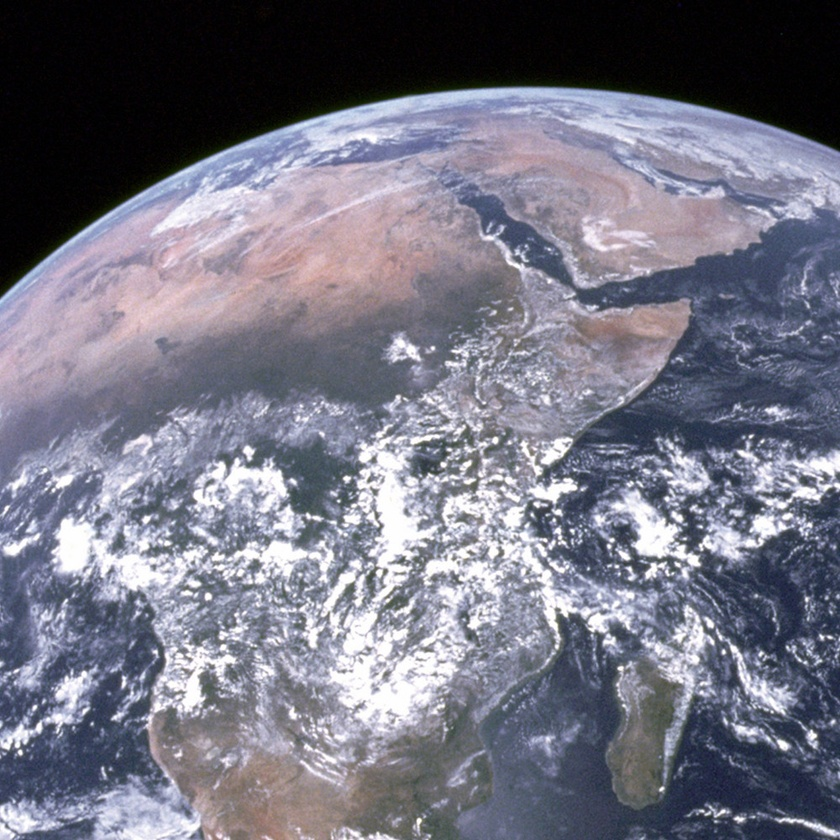
#> input picture ex5_noise/world.jpg, 840 x 840 px, shrunk from 1000 x 1000 before the run
$ jupyter execute --allow-errors ex1_noise.ipynb   (shell and % lines are left out)
#> lines starting #> are read from the running program, lines starting #| are printed output that depends on the picture
6.12.2020

### Image Processing in Physics

#### Julia Herzen, Klaus Achterhold, Clemens Schmid, Manuel Schultheiss

# Exercise 05 -- A: Noise spectra

The goal of this exercise is to analyze noise. It's split into two
short subtasks. First, you create noise, transform it and investigate the
influence of the transformation on the noise power spectrum and spatial
correlation. Secondly, you load an image and investigate its signal power.
When adding noise, this signal power changes.

You need to replace the ??? in the code with the required commands.

[cell 1]
import numpy as np
import matplotlib.pyplot as plt
import scipy.ndimage as nd

plt.rcParams["image.cmap"] = "gray"
plt.rcParams["image.interpolation"] = "none"

### Part 1: Noise and correlation

Create noise, and calculate its noise power spectrum and correlation

Create a 100x100 array of Gaussian noise with $\mu = 0$ and $\sigma = 0.1$. Use the function `np.random.normal`.

[cell 2]
M = 100
white_noise = np.random.normal(0,0.1,(M,M))
white_noise

Use `nd.gaussian_filter` to create a low and high pass filtered version of your noise. Play around with the kernel sigma for the filtering and investigate the impact on the noise power and spatial correlation.

Hint: A high pass can be modelled as the original image minus the low pass image.

#> (a cell that did not finish here is left out)

[cell 4]
low_pass = nd.gaussian_filter(white_noise, sigma=1, mode='wrap')
high_pass = white_noise - low_pass

Plot the filtered images in spatial domain:

[cell 5]
plt.figure()
plt.subplot(131)
plt.imshow(white_noise)
plt.title('white noise spatial domain')
plt.subplot(132)
plt.imshow(low_pass)
plt.title('low pass spatial domain')
plt.subplot(133)
plt.imshow(high_pass)
plt.title('high pass spatial domain')
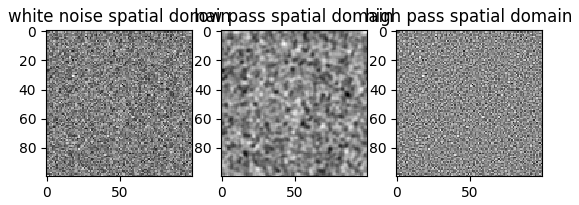
#> figure drawn by matplotlib, 3 panels

Now we calculate the noise power spectrum of each noise image. Strictly speaking, we only look at the power spectrum of one single realization of our noise instead of the expectation value. Visually, this is sufficient.

The noise power spectrum $S(w)$ of a signal $f(x)$ is $S(w) = | F (w) |^2$.

[cell 6]
nps_white = np.abs(np.fft.fft2(white_noise))**2
nps_low = np.abs(np.fft.fft2(low_pass))**2
nps_high = np.abs(np.fft.fft2(high_pass))**2

Visualize the noise power spectrum in frequency domain. Don't forget to take care of the coordinate origin.

[cell 7]
plt.figure()
plt.subplot(131)
plt.imshow(np.fft.fftshift(nps_white))
plt.title('white noise power spectrum')
plt.subplot(132)
plt.imshow(np.fft.fftshift(nps_low))
plt.title('low pass power spectrum')
plt.subplot(133)
plt.imshow(np.fft.fftshift(nps_high))
plt.title('high pass power spectrum')
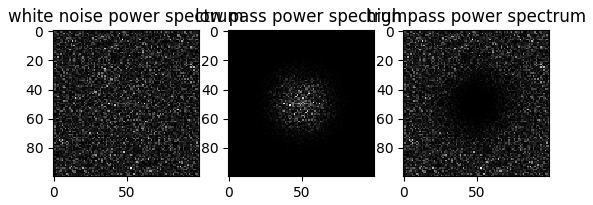
#> figure drawn by matplotlib, 3 panels

Calculate the autocorrelation of the noise images in spatial domain.

What do you expect? How is the power spectrum in Fourier space connected to autocorrelation in spatial domain?

[cell 8]
corr_white = nd.correlate(white_noise, white_noise)
corr_low = nd.correlate(low_pass, low_pass)
corr_high = nd.correlate(high_pass, high_pass)

Visualize the noise autocorrelation in spatial domain.

[cell 9]
plt.figure(figsize=(9,10))
plt.subplot(131)
plt.imshow(corr_white)
plt.title('white noise autocorrelation')
plt.subplot(132)
plt.imshow(corr_low)
plt.title('low pass noise autocorrelation')
plt.subplot(133)
plt.imshow(corr_high)
plt.title('high pass noise autocorrelation')
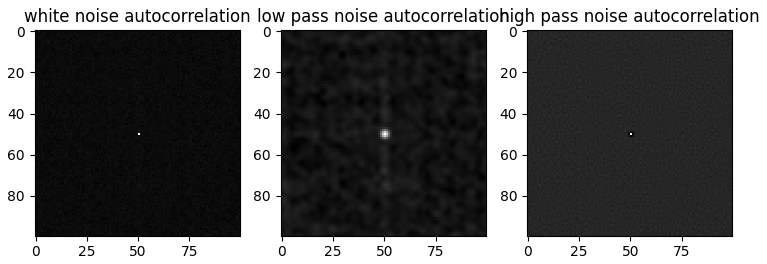
#> figure drawn by matplotlib, 3 panels

The auto-correlation tells you the correlation between two pixels as a
function of the distance between those pixels.
- For white noise, the correlation is only nonzero if the distance is zero, else there is no
correlation between pixels. We used `np.random.normal`, which generates a value for each pixel independently.
- For the low-pass noise, there is a correlation in the neighborhood of each pixel due to the "patchy" character of the noise. The correlation falls off quickly with increasing distance. This is related to the size of the gaussian filter we used.
- The high-pass noise exhibits anti-correlation in its immediate neighbourhood $\Rightarrow$ You **know** that a pixel will be different from its neighbor due to the "fast" changes in the noise.

### Part 2: Analyzing image noise

Read in the image world and average over the color channels as it has colors.

[cell 10]
img = plt.imread('world.jpg') / 255.
img = img.mean(-1)
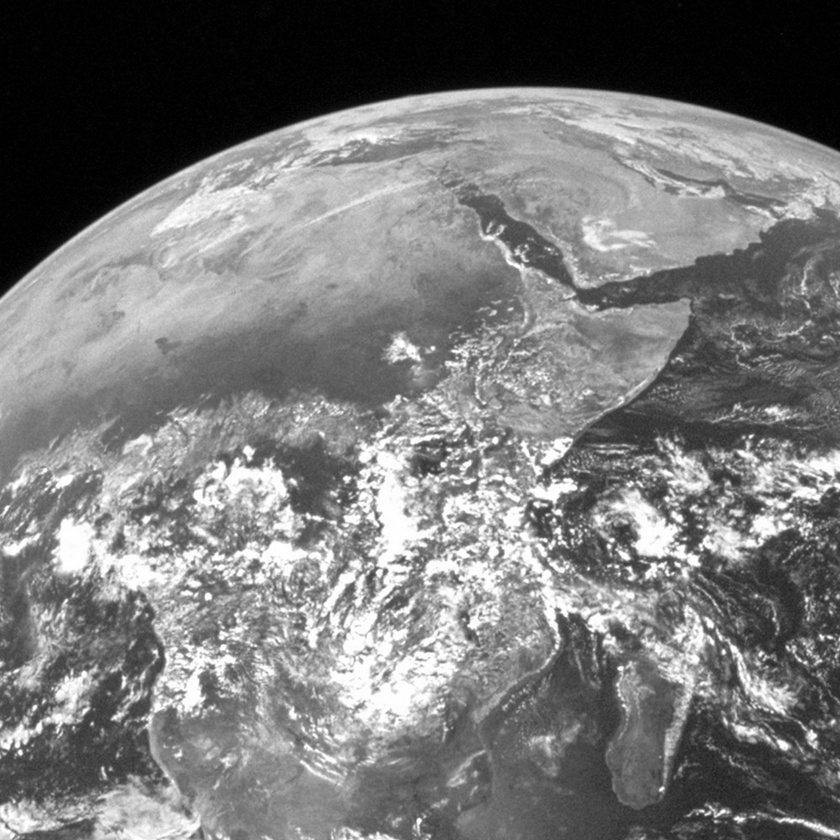
#> img: shape (840, 840) float64; min 0, max 1, mean 0.472
plt.figure()
plt.imshow(img)

Create uncorrelated noise in the shape of the image with the same mean and standard deviation as before.

[cell 11]
noise = np.random.normal(0,0.1, img.shape)

Calculate the **one-dimensional** signal power spectrum of the unchanged image, the white noise, and the image with the noise. (FT horizontally or vertically)

Use the real valued `rfft` function, which neglects the mirror frequencies.

[cell 12]
plt.figure()
plt.subplot(131)
plt.imshow(img)
plt.subplot(132)
plt.imshow(noise)
plt.subplot(133)
plt.imshow(img+noise)
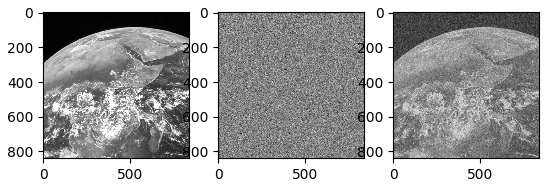
#> figure drawn by matplotlib, 3 panels

[cell 13]
sps = np.abs(np.fft.rfft(img, axis=0))**2
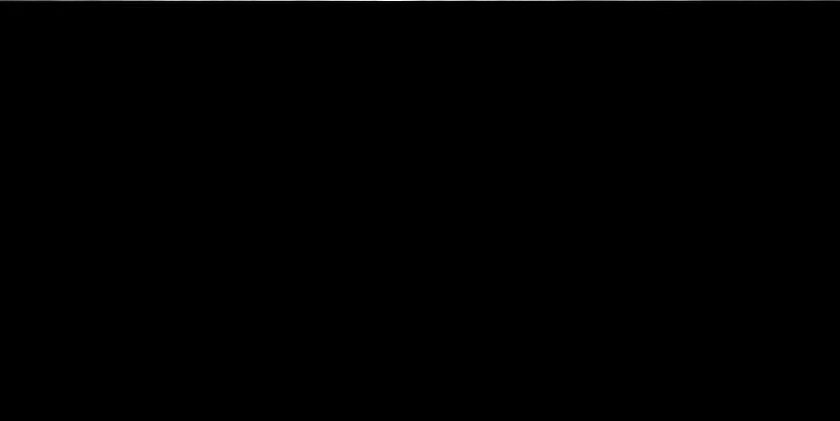
#> sps: shape (421, 840) float64; min 2.8e-07, max 268931, mean 441.3; drawn with min black and max white
nps = np.abs(np.fft.rfft(noise, axis=0))**2
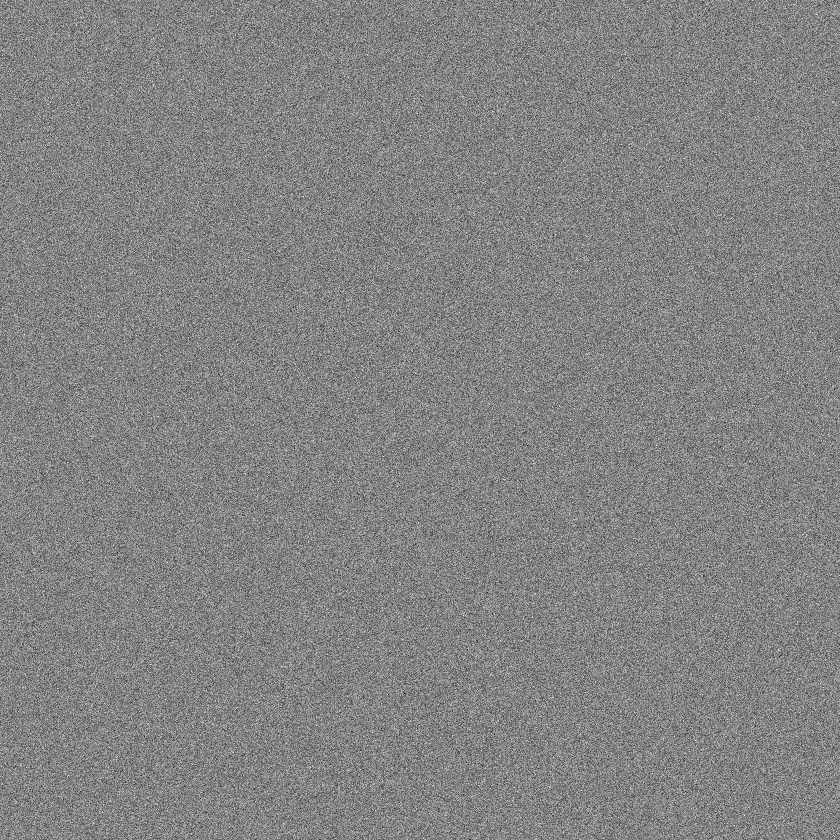
#> noise: shape (840, 840) float64; min -0.5, max 0.472, mean 0.000277; drawn with min black and max white
sps_with_noise = np.abs(np.fft.rfft(img+noise, axis=0))**2

#> (a cell that did not finish here is left out)

This creates the positive valued frequencies corresponding to the power of the `rfft` used above.

[cell 15]
freq = np.fft.rfftfreq(img.shape[0])
#> freq = 421 values from 0 to 0.5

Visualize the noise power spectra.

You computed the power spectra before in **1D**, so for every line / column. For plotting, mean over all columns / over all lines respectively, to get a line matching the shape of `freq`.

[cell 16]
plt.figure()
plt.semilogy(freq, np.mean(sps, axis=1), label='signal power')
plt.semilogy(freq, np.mean(nps, axis=1), label='noise power')
plt.semilogy(freq, np.mean(sps_with_noise, axis=1), label='signal power, noisy')
plt.grid(True)
plt.legend()
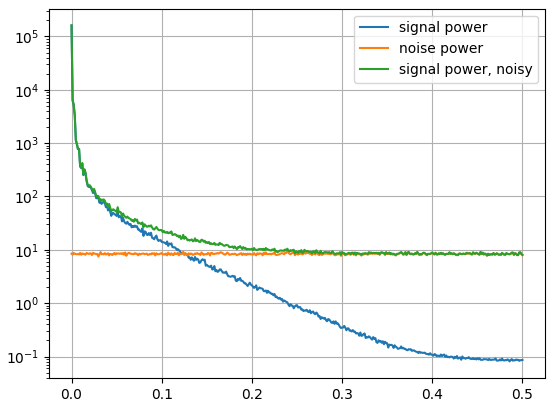
#> figure drawn by matplotlib, 1 panel; curve peaks at x = 0, y = 160992.6; curve peaks at x = 0.246, y = 9.35; curve peaks at x = 0, y = 161160.3
